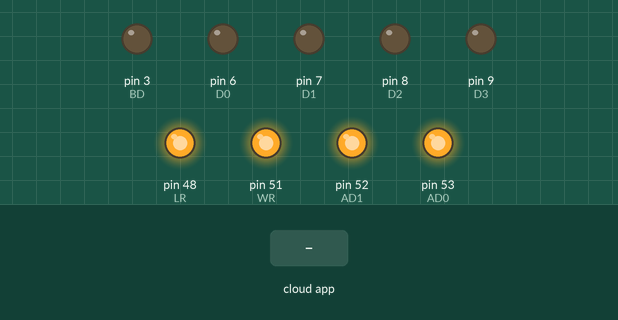
Simulated run of this sketch. Board: Arduino Mega 2560, built with avr-gcc and run on an emulated ATmega2560. Parts: output pins drawn as LEDs (lit = HIGH). The inputs (shaded band) are chosen by the test bench. The ROS host is connected and sends only what is stated; pins used as bus, display or sensor lines are not drawn.

Above: at 1.2 s.
1.3 s: the phone or cloud app sets thrust_hl to 0
At 2.5 s:
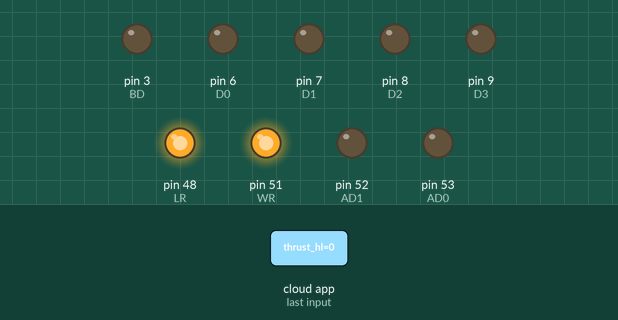
2.8 s: the phone or cloud app sets thrust_hr to 0
At 3.7 s:
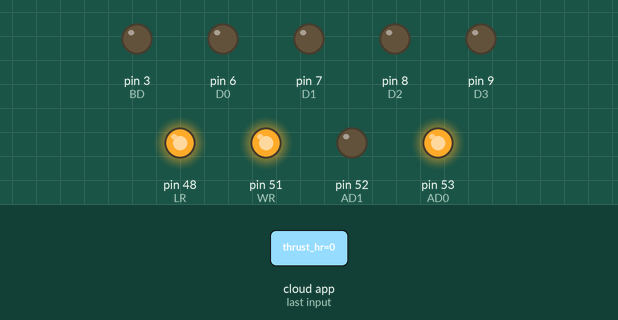
4.3 s: the phone or cloud app sets thrust_vl to 0
At 4.8 s:
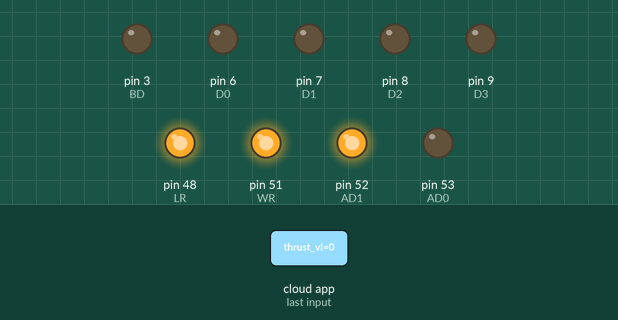
5.8 s: the phone or cloud app sets thrust_vr to 0
At 7.0 s:
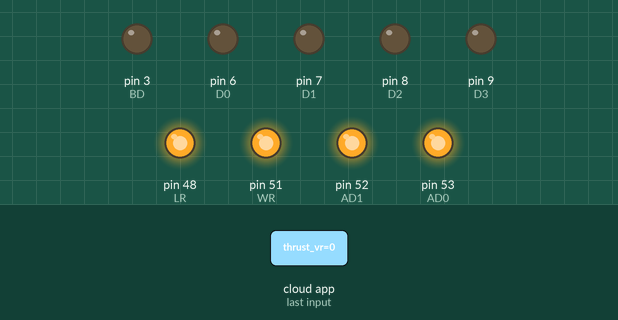
7.3 s: the phone or cloud app sets thrust_hl to 45
At 8.3 s:
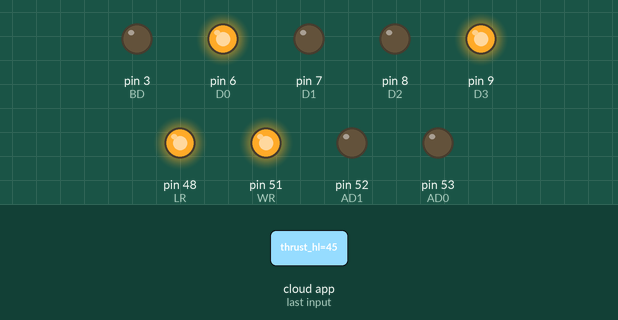
8.8 s: the phone or cloud app sets thrust_hr to 45
At 9.5 s:
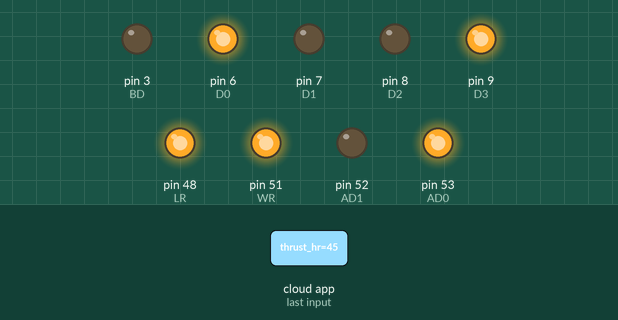
Timing chart, 0 to 11.3 s (numbered marks = the images above; inputs shaded):
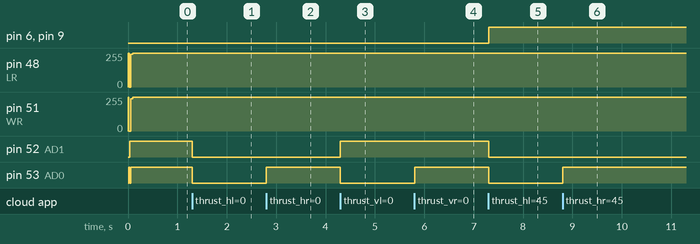

The sketch:

Thruster_ROS.ino
```cpp
#include <ros.h>
#include <std_msgs/String.h>
#include <std_msgs/Int16.h>

// *********Configuration Block**************

#define MAX_STRING_LEN 200
#define MAX_TIME_LIMIT 60
//                    A1  A0   DAC
#define HL_ADDS 0  // 0    0    A
#define HR_ADDS 1  // 0    1    B
#define VL_ADDS 2  // 1    0    C
#define VR_ADDS 3  // 1    1    D

// Delcare pins for inputs
int D0 = 6;
int D1 = 7;
int D2 = 8;
int D3 = 9;
int D4 = 10;
int D5 = 11;
int D6 = 12;
int D7 = 13;
int AD0 = 53;
int AD1 = 52;
int WR = 51;
int LR = 48;

//Ball Drop

int BD = 3;

// *******************************************

ros::NodeHandle  nh;

int toDAC(int DACinput)
{
  int tmp = 0;
  tmp = (DACinput*127)/100;
  if(DACinput >= 0) tmp|= 1 << 7;
  else tmp = 127 + tmp ;

  return tmp;

}

void dataout(int data,int addrs)
{

  if(data > 100 || data < -100) return;

  digitalWrite(WR, HIGH);
  delay(1);
  digitalWrite(LR, HIGH);
  delay(1);

  data = toDAC(data);

  digitalWrite(D0, (data >> 0) & 1);   //LSB
  digitalWrite(D1, (data >> 1) & 1);
  digitalWrite(D2, (data >> 2) & 1);
  digitalWrite(D3, (data >> 3) & 1);
  digitalWrite(D4, (data >> 4) & 1);
  digitalWrite(D5, (data >> 5) & 1);
  digitalWrite(D6, (data >> 6) & 1);
  digitalWrite(D7, (data >> 7) & 1);   //MSB

  digitalWrite(AD0, (addrs >> 0) & 1);
  digitalWrite(AD1, (addrs >> 1) & 1);

  digitalWrite(WR, LOW);
  delay(1);
  digitalWrite(WR, HIGH);
  delay(10);

  digitalWrite(LR, LOW);
  delay(1);
  digitalWrite(LR, HIGH);
  delay(2);
}


void horz_l( const std_msgs::Int16& cmd_msg){
   dataout(cmd_msg.data,HL_ADDS);
}

void horz_r( const std_msgs::Int16& cmd_msg){
   dataout(cmd_msg.data,HR_ADDS);
}

void vert_l( const std_msgs::Int16& cmd_msg){
   dataout(cmd_msg.data,VL_ADDS);
}

void vert_r( const std_msgs::Int16& cmd_msg){
   dataout(cmd_msg.data,VR_ADDS);
}

void balldrop( const std_msgs::Int16& cmd_msg){
   if(cmd_msg.data == 1) digitalWrite(BD, HIGH);
    else digitalWrite(BD, LOW);
}

ros::Subscriber<std_msgs::Int16> sub1("thrust_hl", horz_l);
ros::Subscriber<std_msgs::Int16> sub2("thrust_hr", horz_r);
ros::Subscriber<std_msgs::Int16> sub3("thrust_vl", vert_l);
ros::Subscriber<std_msgs::Int16> sub4("thrust_vr", vert_r);
ros::Subscriber<std_msgs::Int16> sub5("ball_drop", balldrop);

std_msgs::String str_msg;
ros::Publisher chatter("chatter", &str_msg);

char hello[13] = "hello world!";

void setup()
{
  // initialize the digital pin as an output.
  pinMode(D0, OUTPUT);
  pinMode(D1, OUTPUT);
  pinMode(D2, OUTPUT);
  pinMode(D3, OUTPUT);
  pinMode(D4, OUTPUT);
  pinMode(D5, OUTPUT);
  pinMode(D6, OUTPUT);
  pinMode(D7, OUTPUT);
  pinMode(AD0, OUTPUT);
  pinMode(AD1, OUTPUT);
  pinMode(WR, OUTPUT);
  pinMode(LR, OUTPUT);
  pinMode(BD, OUTPUT);
  nh.initNode();
  //nh.advertise(chatter);
  nh.subscribe(sub1);
  nh.subscribe(sub2);
  nh.subscribe(sub3);
  nh.subscribe(sub4);
  nh.subscribe(sub5);
 for (int i = 0 ; i < 4 ; i++) dataout(0,i);
 digitalWrite(BD, LOW);

}

void loop()
{
  //str_msg.data = hello;
  //chatter.publish( &str_msg );
  nh.spinOnce();
  delay(1);
}
```

Measured:
- after the input at 1.3 s, pin 52 (AD1), pin 53 (AD0): HIGH → LOW at once
- after the input at 2.8 s, pin 53 (AD0): LOW → HIGH at once
- after the input at 4.3 s, pin 52 (AD1): LOW → HIGH at once; pin 53 (AD0): HIGH → LOW at once
- after the input at 5.8 s, pin 53 (AD0): LOW → HIGH at once
- after the input at 7.3 s, pin 6 (D0), pin 9 (D3): LOW → HIGH at once; pin 52 (AD1), pin 53 (AD0): HIGH → LOW at once
- after the input at 8.8 s, pin 53 (AD0): LOW → HIGH at once
